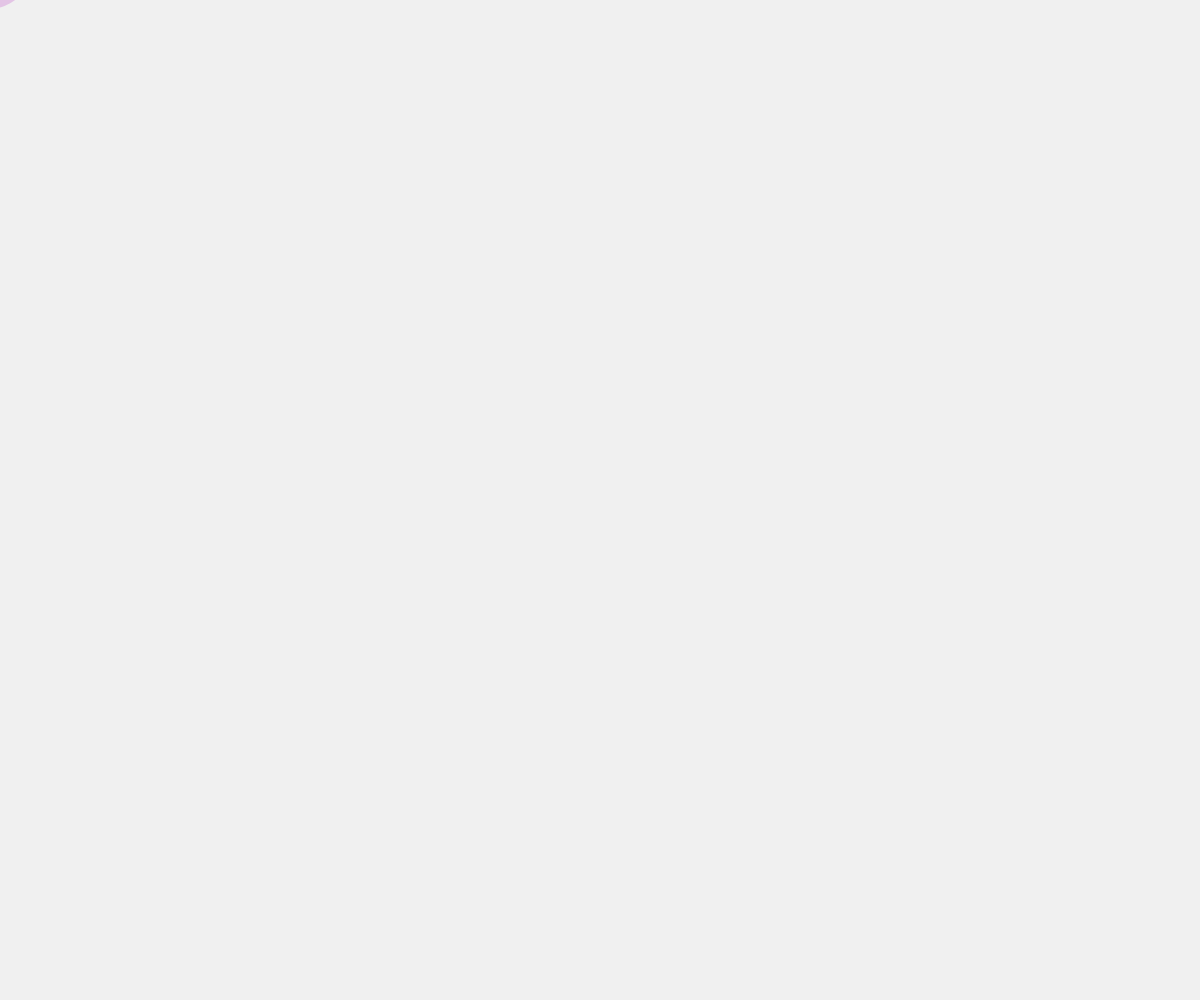
Frame 1 (no input)
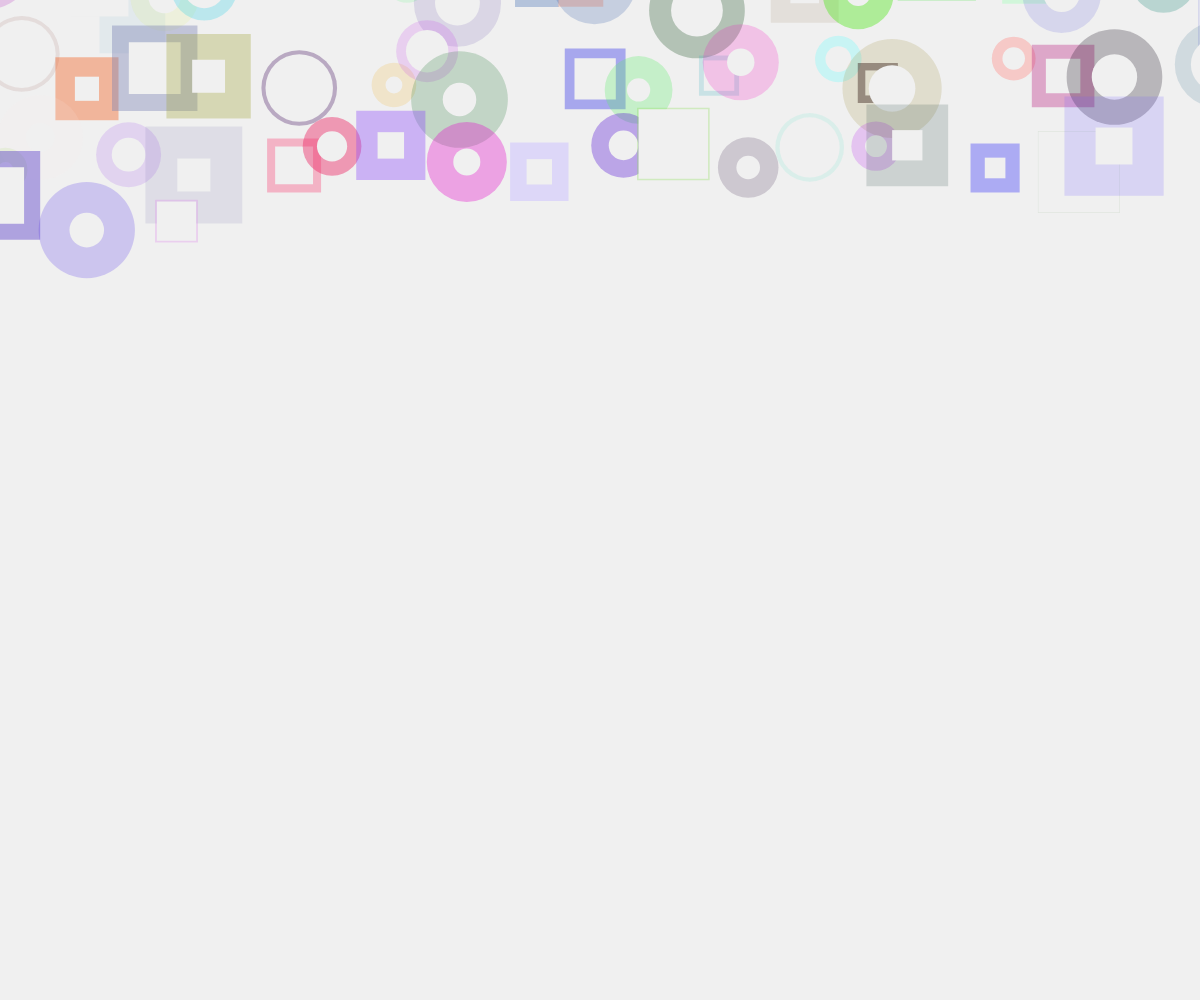
Frame 60 (no input)
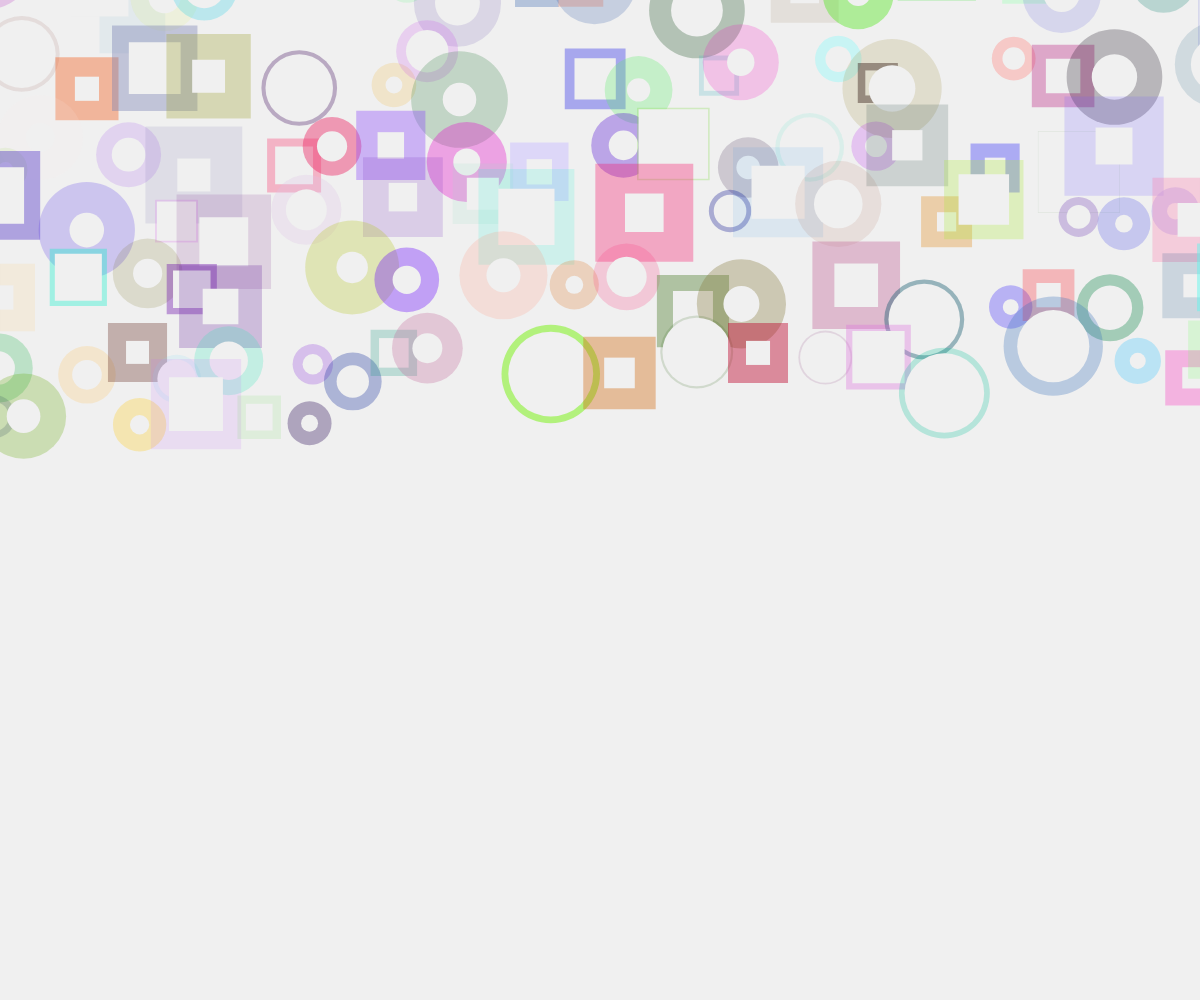
Frame 120 (the mouse pressed at the canvas centre since frame 60)

The p5.js sketch that drew these frames (run headless with seeded random() and noise() and a simulated clock; from frame 60 on, the mouse is pressed at the canvas centre):

// p5.js sketch
// ── sketch.js
var xpos=0;
var ypos=-20;
var size = 30;
var padding = 0;

function setup() {
  createCanvas(windowWidth, windowHeight);
  background(240);
  //colorMode(HSB)
  noFill();
  /*
  stroke(random(255),random(255),random(255),150);
  strokeWeight(12);
  rect(padding,padding,width-padding*2,height-padding*2);*/
}

function makeRect(){
  rect(xpos,ypos,random(60,100),random(60,100));
}

function keyPressed(){
  noLoop(); 
}

var count = 0;
var hu = 0;
var overlap = size/2;
function draw() {
  //xpos = random(padding, width-(padding+size));
  //ypos = random(padding, height-(padding+size));
  noStroke(); 
  fill(random(255),random(255),random(255),random(25,125));
  size = (random(40,100));
  var overlap = size * 0.33;
  newx = xpos+random(-overlap,overlap);
  newy = ypos+random(-overlap,overlap);
  if(random(1)>0.5){
    rect(newx,newy,size,size);
    fill(240,240,240,255);
    rectMode(CENTER);
    rect(newx,newy,size/random(1,3));
  }else{
    ellipse(newx,newy,size);
    fill(240,240,240,255);
    ellipse(newx,newy,size/random(1,3));
  }
  

  if (count>=140){
    noLoop();
  }

  if (hu>255){
    hu=0;
  }

  if (xpos >= width-(padding)){
    xpos = padding - size;
    if(ypos >= height-(padding)){
      noLoop();
    }
    ypos += size;
  }
  xpos += size;
  //count++;
}
